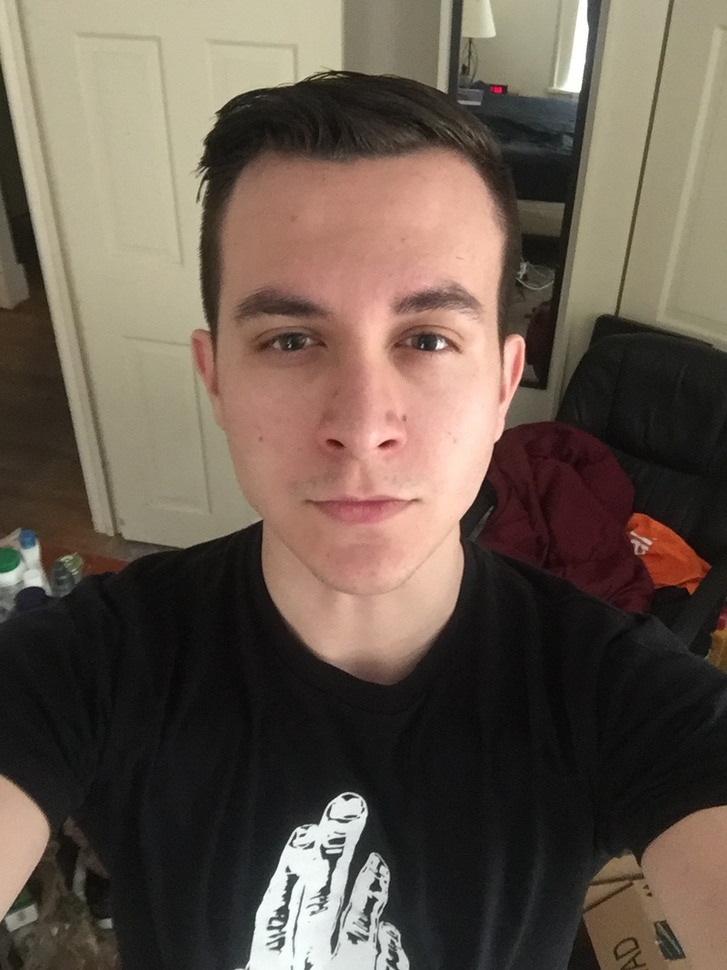
#> input picture media/in.jpg, 727 x 970 px, shrunk from 960 x 1280 before the run
$ python -i edge_detector.py   (imports and definitions only)   (older library calls are emulated)
#> lines starting #> are read from the running program, lines starting #| are printed output that depends on the picture; after the words box and inside, x2 and y2 are one past the last pixel; in counts of white or black regions, pixels touching at a corner belong together
import numpy as np
import scipy.ndimage
import scipy.misc

class EdgeDetector(object):
    """Edge detector for images."""

    def __init__(self, img):
        """Construct an edge detector for an image."""
        self.suppressed = self.non_maximal_suppression(*self.get_gradients(img))

    def get_gradients(self, img):
        """Computes gradients of a grayscale image.

        Finds gradient magnitudes and directions for self.img.

        Returns:
            G: A (height, width) float numpy array of gradient magnitudes.

            theta: A (height, width) float numpy array of gradient directions.
        """

        blurred = scipy.ndimage.gaussian_filter(img, 2)
        Gx = scipy.ndimage.sobel(blurred, axis=1)
        Gy = scipy.ndimage.sobel(blurred, axis=0)
        G = np.sqrt(Gx**2 + Gy**2)
        theta = np.arctan2(Gy, Gx)

        return G, theta

    def non_maximal_suppression(self, G, theta):
        """Performs non-maximal-suppression of gradients.

        Bins into 4 directions (up/down, left/right, both diagonals),
        and sets non-maximal elements in a 3x3 neighborhood to zero.

        Args:
            G: A (height, width) float numpy array of gradient magnitudes.

            theta: A (height, width) float numpy array of gradient directions.

        Returns:
            suppressed: A (height, width) float numpy array of suppressed
                gradient magnitudes.
        """

        theta *= 180.0 / np.pi
        theta[theta > 180.0] -= 180.0
        hits = np.zeros_like(G, dtype=bool)
        correlate = scipy.ndimage.correlate
        correlate1d = scipy.ndimage.correlate1d
        convolve = scipy.ndimage.convolve
        convolve1d = scipy.ndimage.convolve1d

        kernel = np.array([0.0, 1.0, -1.0])
        mask = np.logical_or(theta < 22.5, theta > 157.5)
        hits[mask] = np.logical_and(correlate1d(G, kernel, axis=-1)[mask] >= 0.0,
                                    convolve1d(G, kernel, axis=-1)[mask] >= 0.0)

        mask = np.logical_and(theta >= 67.5, theta < 112.5)
        hits[mask] = np.logical_and(correlate1d(G, kernel, axis=0)[mask] >= 0.0,
                                    convolve1d(G, kernel, axis=0)[mask] >= 0.0)

        kernel = np.array([[0.0, 0.0, 0.0],
                           [0.0, 1.0, 0.0],
                           [0.0, 0.0, -1.0]])
        mask = np.logical_and(theta >= 22.5, theta < 67.5)
        hits[mask] = np.logical_and(correlate(G, kernel)[mask] >= 0.0,
                                    convolve(G, kernel)[mask] >= 0.0)

        kernel = np.array([[0.0, 0.0, 0.0],
                           [0.0, 1.0, 0.0],
                           [-1.0, 0.0, 0.0]])
        mask = np.logical_and(theta >= 112.5, theta < 157.5)
        hits[mask] = np.logical_and(correlate(G, kernel)[mask] >= 0.0,
                                    convolve(G, kernel)[mask] >= 0.0)

        suppressed = G.copy()
        suppressed[np.logical_not(hits)] = 0.0

        return suppressed

    def detect_edges(self, upper=None, lower=None):
        """Performs edge detection on a grayscale image.

        Performs Canny edge detection on img.

        Args:
            upper: Upper threshold (float)

            lower: Lower threshold (float)

        Returns:
            edges: A (heigh, width) float numpy array representing
                the edges of the image.
        """

        if upper == None:
            upper = 0.2
        if lower == None:
            lower = 0.4

        edges = self.suppressed.copy()
        median = np.median(edges[edges > 0.0])
        mean = np.mean(edges[edges > 0.0])
        edges[edges < upper*np.max(edges)] = 0.0
        edges[edges > 0.0] = 1.0
        return edges

>>> import cv2
>>> picture = cv2.imread('../media/in.jpg', cv2.IMREAD_GRAYSCALE)
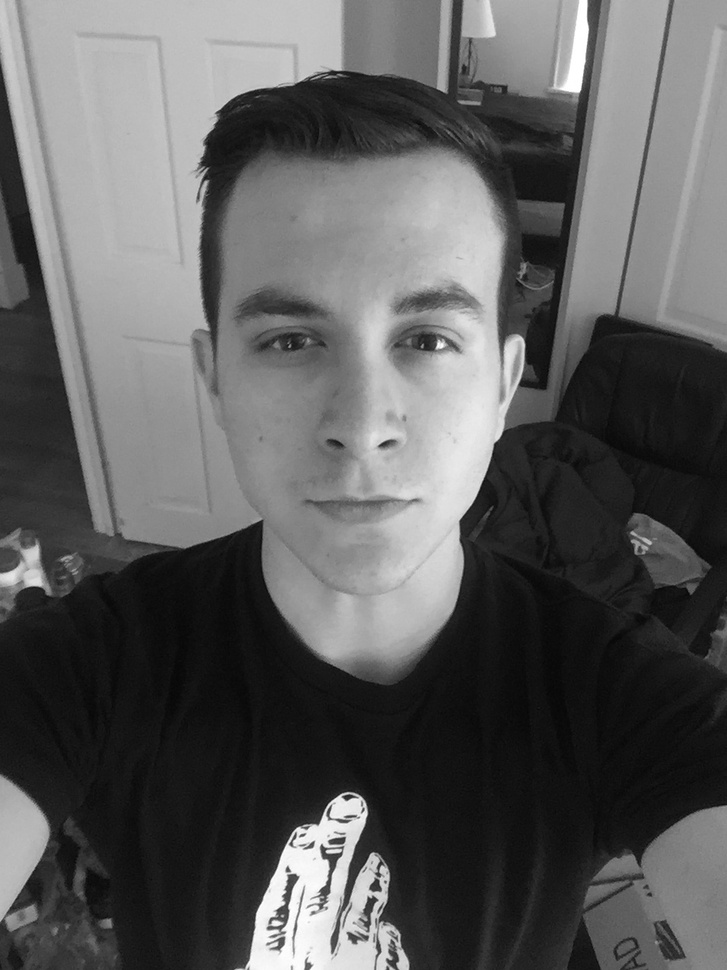
#> picture: shape (970, 727); min 6, max 255, mean 91.9
>>> result = EdgeDetector(picture).detect_edges()
#> in get_gradients, `Gx = scipy.ndimage.sobel(blurred, axis=1)`:
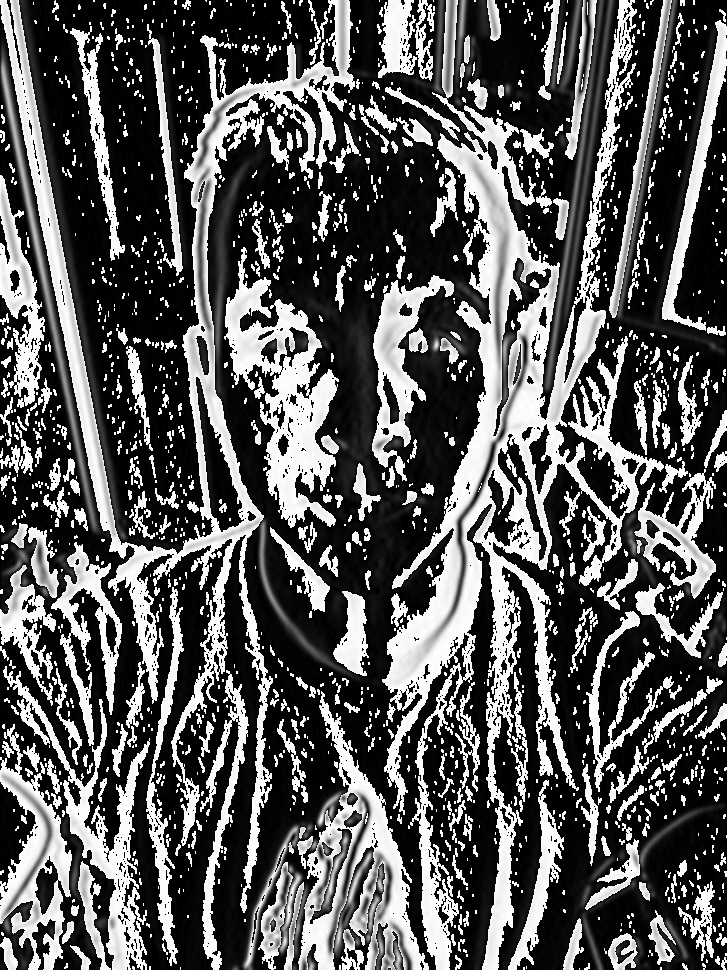
#> Gx: shape (970, 727); min 0, max 255, mean 87.9
#> in get_gradients, `Gy = scipy.ndimage.sobel(blurred, axis=0)`:
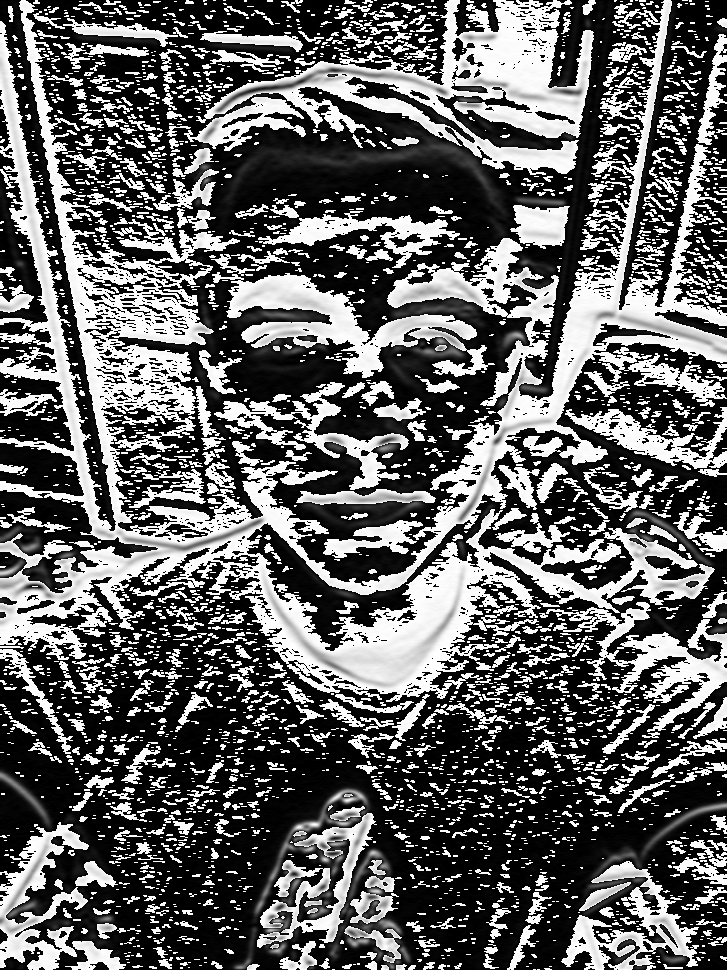
#> Gy: shape (970, 727); min 0, max 255, mean 96.9
#> in get_gradients, `G = np.sqrt(Gx**2 + Gy**2)`:
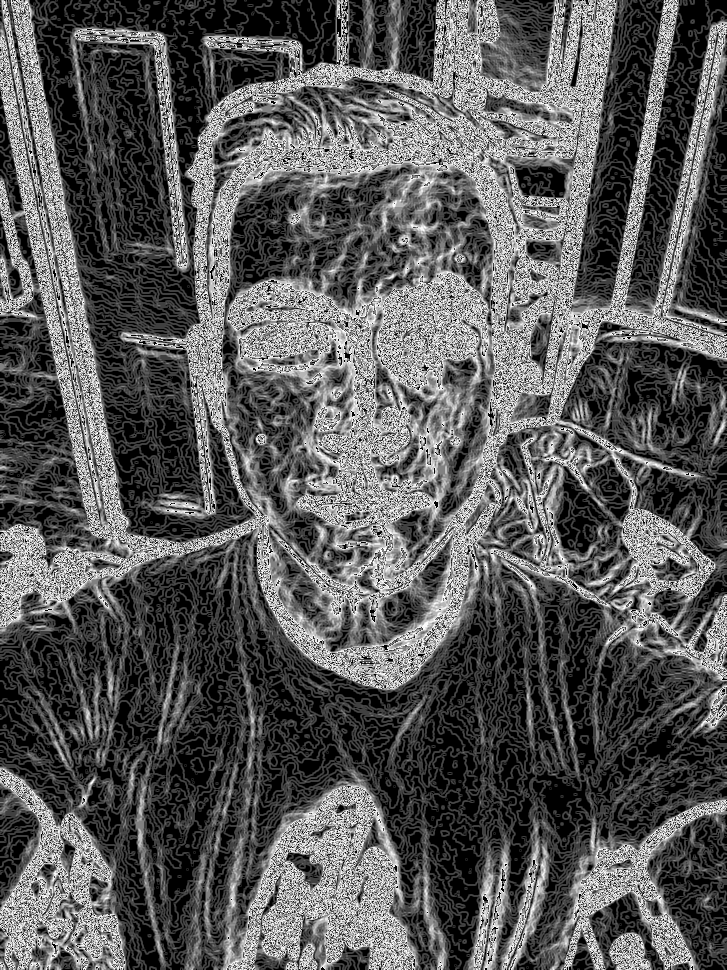
#> G: shape (970, 727) float16; min 0, max 15.81, mean 5.55; drawn with min black and max white
#> in get_gradients, `theta = np.arctan2(Gy, Gx)`:
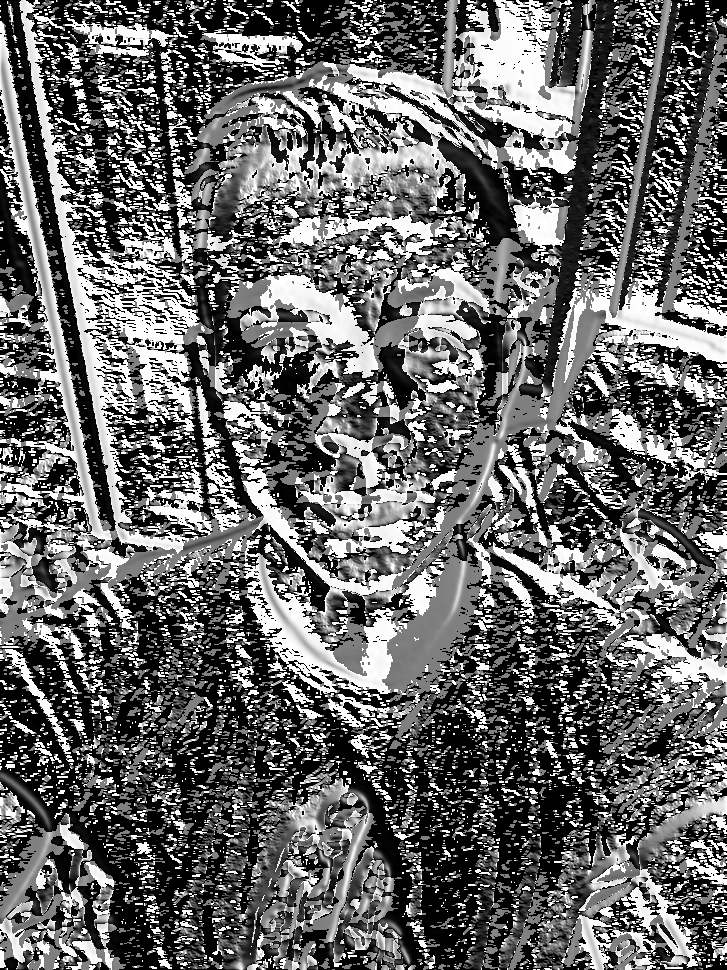
#> theta: shape (970, 727) float16; min 0, max 1.57, mean 0.638; drawn with min black and max white
#> in non_maximal_suppression, `mask = np.logical_or(theta < 22.5, theta > 157.5)`:
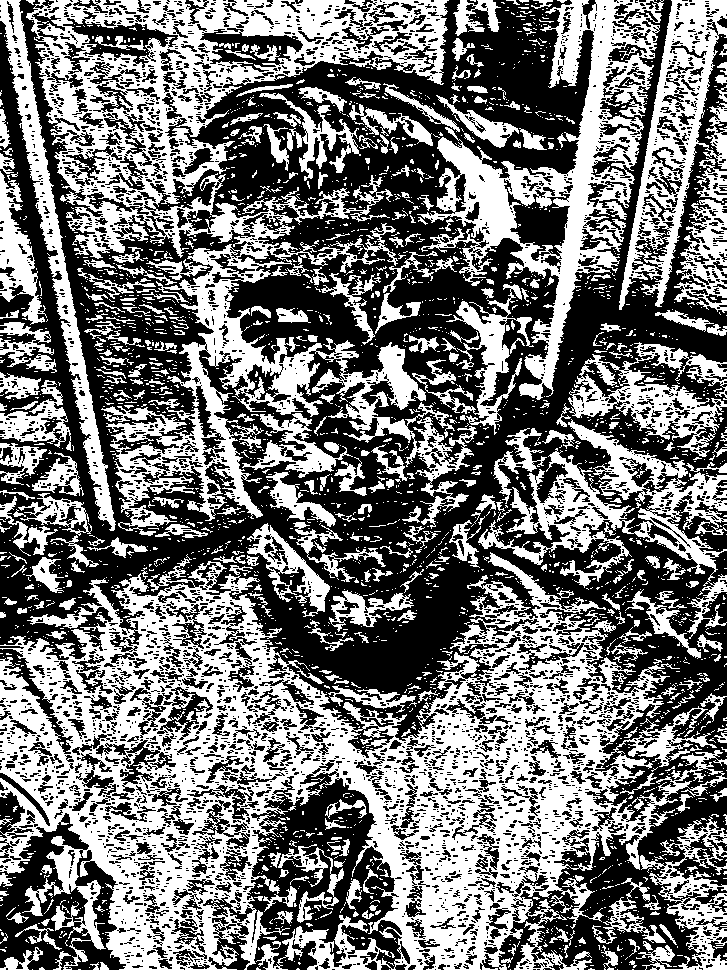
#> mask: shape (970, 727) bool; 46.3% white; 2714 white regions (2311 under 20 px), largest, box (x1, y1, x2, y2) and area: (0, 552, 727, 970) 123060, (26, 0, 477, 536) 62652, (417, 0, 664, 400) 24334
#> (the run stopped early here; a loop or call above may not have finished)

$ run again, on media/in1.jpg
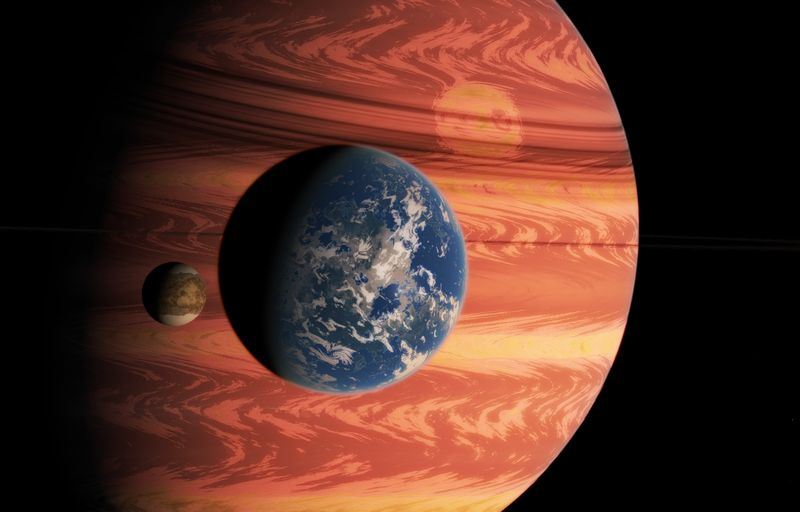
#> input picture media/in1.jpg, 800 x 512 px
#> in get_gradients, `theta = np.arctan2(Gy, Gx)`:
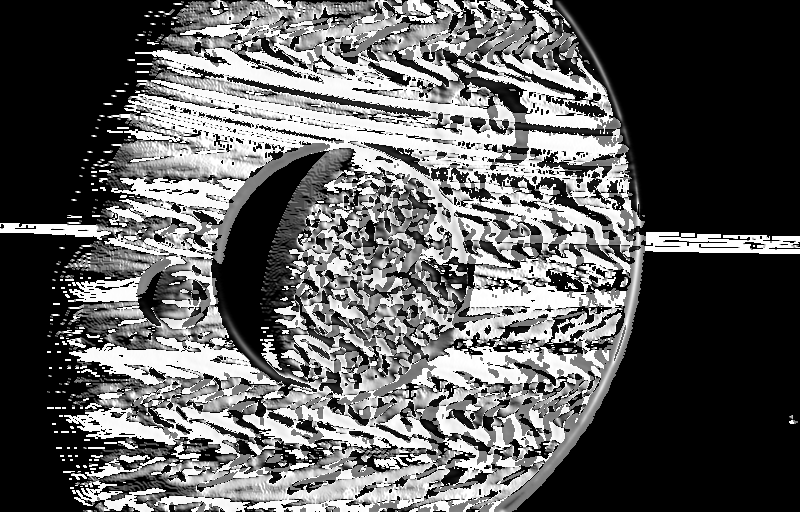
#> theta: shape (512, 800) float16; min 0, max 1.57, mean 0.583; drawn with min black and max white
#> in non_maximal_suppression, `mask = np.logical_or(theta < 22.5, theta > 157.5)`:
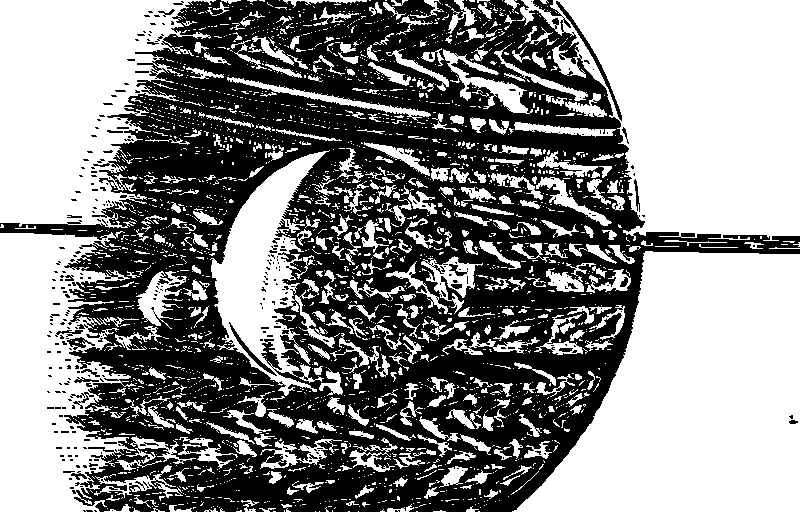
#> mask: shape (512, 800) bool; 53.5% white; 370 black regions (332 under 20 px), largest, box (x1, y1, x2, y2) and area: (0, 0, 800, 512) 186093, (556, 1, 622, 121) 503, (229, 322, 277, 376) 259
